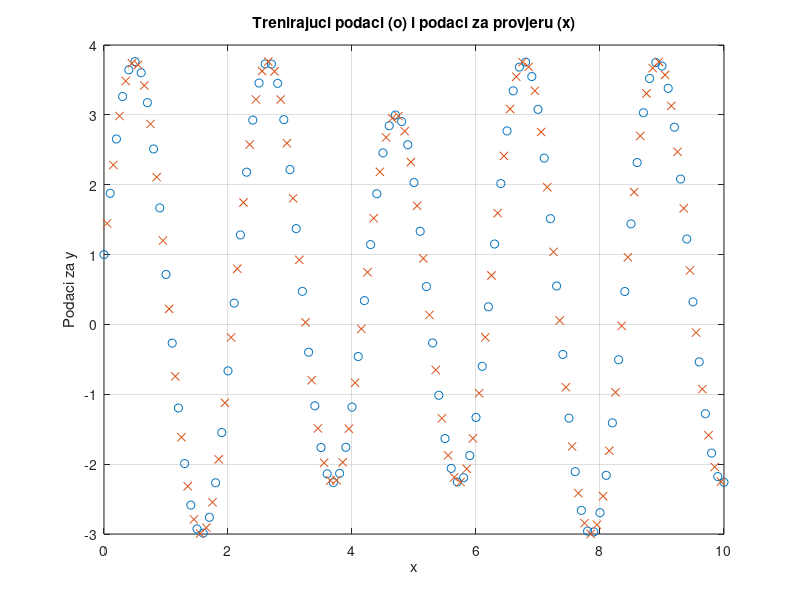

The MATLAB script that drew this image: (Note: this script raises an error after producing the figure.)
clear all
close all
clc

% Plot za izgled signala:
%x=0:0.01:10; 
%x=x';
%y=(cos(x)).^2 + 3*sin(3*x);
%plot(y)
%grid


%Kod sa vjezbi
x=0:0.05:10; 
x=x';
y=(cos(x)).^2 + 3*sin(3*x);
plot(y)
grid
numPts=size(x(:,1));
data =[x y];
trndata=data(1:2:numPts,:);
chkdata=data(2:2:numPts,:);
plot(trndata(:,1),trndata(:,2),'o',chkdata(:,1),chkdata(:,2),'x')
grid
title('Trenirajuci podaci (o) i podaci za provjeru (x)')
xlabel('x');
ylabel('Podaci za y');
hold on


% Dodatni kod:
% gaussmf, 15 mfs, 100 epoch
options = genfisOptions('GridPartition','OutputMembershipFunctionType','constant','InputMembershipFunctionType','gaussmf','NumMembershipFunctions',15);
fismat = genfis(x,y,options);
%figure(2)
%plotmf(fismat,'input',1)

options = anfisOptions;
options.InitialFIS = fismat;
options.EpochNumber = 100;
options.ValidationData = chkdata;
[fismat1, trnerr, ss, fismat2, chkerr] = anfis(trndata, options);
figure(2)
plotmf(fismat1,'input',1)

figure(3)
out = evalfis(chkdata(:,1),fismat1);
hold;
plot(chkdata(:,1),out,'b');
hold on;
plot(chkdata(:,1),chkdata(:,2));
plot(x,y,'r');
grid

